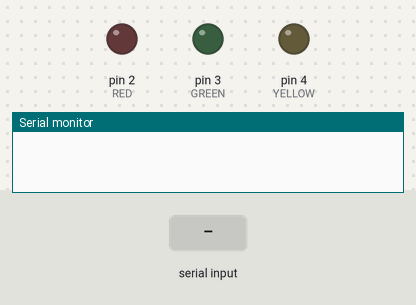
Bench run of a sketch on a simulated Arduino Mega 2560, built with avr-gcc and run on an emulated ATmega2560. Parts: output pins drawn as LEDs (lit = HIGH), the last lines printed to the serial monitor. The test bench sets the inputs (shaded band).

Above: at 1.2 s.
1.3 s: "R" received over the second serial link
At 2.4 s:
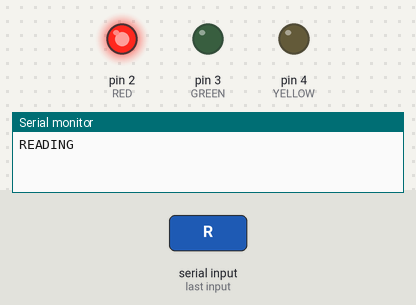
4.0 s: "G" received over the second serial link
At 4.9 s:
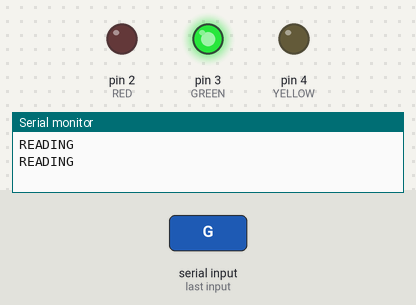
6.5 s: "Y" received over the second serial link
At 7.4 s:
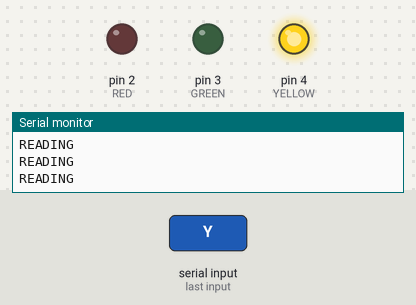
Timing chart, 0 to 9.5 s (numbered marks = the images above; inputs shaded):
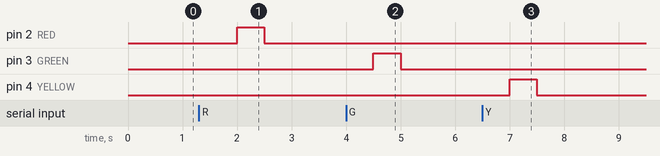

Measured:
- after the input at 1.3 s, pin 2 (RED): LOW → HIGH after 0.70 s, → LOW 0.50 s later
- after the input at 4.0 s, pin 3 (GREEN): LOW → HIGH after 0.50 s, → LOW 0.50 s later
- after the input at 6.5 s, pin 4 (YELLOW): LOW → HIGH after 0.50 s, → LOW 0.50 s later

The sketch:

CHECKPOINT_2.ino
```cpp
int RED = 2;
int GREEN = 3;
int YELLOW = 4;
void setup() {
  // put your setup code here, to run once:
  Serial.begin(9600);
  Serial1.begin(9600);
  pinMode(RED, OUTPUT);
  pinMode(GREEN,OUTPUT);
  pinMode(YELLOW, OUTPUT);


}
void loop() {
  // put your main code here, to run repeatedly:
  char a = Serial1.read();
  if (a=='R')
  {
    Serial.println("READING");
    digitalWrite(RED, HIGH);
    delay(500);
    digitalWrite(RED, LOW);
  }
  if (a=='G')
  {
    Serial.println("READING");
    digitalWrite(GREEN, HIGH);
    delay(500);
    digitalWrite(GREEN, LOW);
  }
  if (a=='Y')
  {
    Serial.println("READING");
    digitalWrite(YELLOW, HIGH);
    delay(500);
    digitalWrite(YELLOW, LOW);
  }
  delay(1000);
}
```
